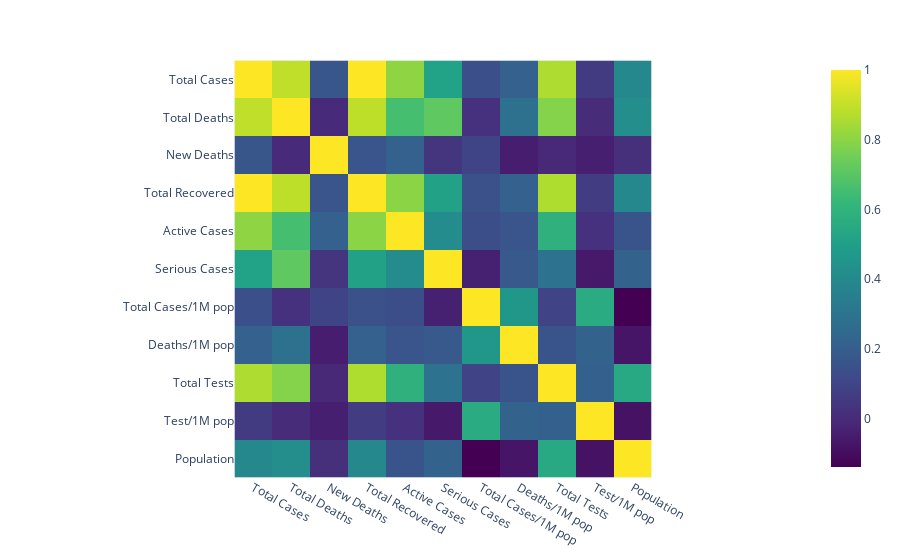

Notebook source saved alongside this figure:
### Code cell
corr_matrix = df_corr.corr()

fig = px.imshow(corr_matrix)
fig = px.imshow(corr_matrix, color_continuous_scale='Viridis')
fig.show()

### Figure 1 — Plotly figure (JSON) as saved in the notebook; plotly's stock layout.template omitted (floating-point values rounded to 4 significant figures)
{"data": [{"coloraxis": "coloraxis", "hovertemplate": "x: %{x}<br>y: %{y}<br>color: %{z}<extra></extra>", "name": "0", "type": "heatmap", "x": ["Total Cases", "Total Deaths", "New Deaths", "Total Recovered", "Active Cases", "Serious Cases", "Total Cases/1M pop", "Deaths/1M pop", "Total Tests", "Test/1M pop", "Population"], "xaxis": "x", "y": ["Total Cases", "Total Deaths", "New Deaths", "Total Recovered", "Active Cases", "Serious Cases", "Total Cases/1M pop", "Deaths/1M pop", "Total Tests", "Test/1M pop", "Population"], "yaxis": "y", "z": [[1, 0.8909, 0.1651, 0.9999, 0.8058, 0.5115, 0.1432, 0.2119, 0.8604, 0.06129, 0.3922], [0.8909, 1, 0.0006104, 0.8897, 0.6577, 0.7152, 0.02112, 0.2856, 0.7874, 0.0009984, 0.4194], [0.1651, 0.0006104, 1, 0.1649, 0.2124, 0.03859, 0.0951, -0.04528, -0.009377, -0.04136, 0.01789], [0.9999, 0.8897, 0.1649, 1, 0.7982, 0.5083, 0.1447, 0.2104, 0.8626, 0.06324, 0.395], [0.8058, 0.6577, 0.2124, 0.7982, 1, 0.4119, 0.1347, 0.1629, 0.5872, 0.02366, 0.1585], [0.5115, 0.7152, 0.03859, 0.5083, 0.4119, 1, -0.03552, 0.1795, 0.2892, -0.06035, 0.2206], [0.1432, 0.02112, 0.0951, 0.1447, 0.1347, -0.03552, 1, 0.4622, 0.09405, 0.5581, -0.1392], [0.2119, 0.2856, -0.04528, 0.2104, 0.1629, 0.1795, 0.4622, 1, 0.1604, 0.22, -0.07372], [0.8604, 0.7874, -0.009377, 0.8626, 0.5872, 0.2892, 0.09405, 0.1604, 1, 0.2091, 0.5436], [0.06129, 0.0009984, -0.04136, 0.06324, 0.02366, -0.06035, 0.5581, 0.22, 0.2091, 1, -0.08263], [0.3922, 0.4194, 0.01789, 0.395, 0.1585, 0.2206, -0.1392, -0.07372, 0.5436, -0.08263, 1]]}], "layout": {"coloraxis": {"colorscale": [[0, "#440154"], [0.1111, "#482878"], [0.2222, "#3e4989"], [0.3333, "#31688e"], [0.4444, "#26828e"], [0.5556, "#1f9e89"], [0.6667, "#35b779"], [0.7778, "#6ece58"], [0.8889, "#b5de2b"], [1, "#fde725"]]}, "margin": {"t": 60}, "xaxis": {"anchor": "y", "constrain": "domain", "domain": [0, 1], "scaleanchor": "y"}, "yaxis": {"anchor": "x", "autorange": "reversed", "constrain": "domain", "domain": [0, 1]}}}
